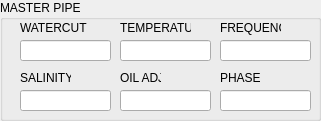
     <widget class="QGroupBox" name="groupBox_20">
      <property name="geometry">
       <rect>
        <x>10</x>
        <y>400</y>
        <width>321</width>
        <height>121</height>
       </rect>
      </property>
      <property name="title">
       <string>MASTER PIPE</string>
      </property>
      <property name="checkable">
       <bool>false</bool>
      </property>
      <property name="checked">
       <bool>false</bool>
      </property>
      <widget class="QLabel" name="label_19">
       <property name="geometry">
        <rect>
         <x>20</x>
         <y>20</y>
         <width>71</width>
         <height>16</height>
        </rect>
       </property>
       <property name="text">
        <string>WATERCUT</string>
       </property>
      </widget>
      <widget class="QLabel" name="label_20">
       <property name="geometry">
        <rect>
         <x>20</x>
         <y>70</y>
         <width>51</width>
         <height>16</height>
        </rect>
       </property>
       <property name="text">
        <string>SALINITY</string>
       </property>
      </widget>
      <widget class="QLabel" name="label_21">
       <property name="geometry">
        <rect>
         <x>120</x>
         <y>70</y>
         <width>41</width>
         <height>16</height>
        </rect>
       </property>
       <property name="text">
        <string>OIL ADJ</string>
       </property>
      </widget>
      <widget class="QLineEdit" name="lineEdit_20">
       <property name="geometry">
        <rect>
         <x>20</x>
         <y>40</y>
         <width>91</width>
         <height>21</height>
        </rect>
       </property>
       <property name="font">
        <font>
         <pointsize>14</pointsize>
         <weight>50</weight>
         <bold>false</bold>
         <strikeout>false</strikeout>
        </font>
       </property>
       <property name="mouseTracking">
        <bool>true</bool>
       </property>
       <property name="acceptDrops">
        <bool>true</bool>
       </property>
       <property name="inputMask">
        <string/>
       </property>
       <property name="text">
        <string/>
       </property>
       <property name="alignment">
        <set>Qt::AlignCenter</set>
       </property>
       <property name="readOnly">
        <bool>true</bool>
       </property>
       <property name="placeholderText">
        <string/>
       </property>
       <property name="clearButtonEnabled">
        <bool>false</bool>
       </property>
      </widget>
      <widget class="QLineEdit" name="lineEdit_21">
       <property name="geometry">
        <rect>
         <x>120</x>
         <y>90</y>
         <width>91</width>
         <height>21</height>
        </rect>
       </property>
       <property name="font">
        <font>
         <pointsize>14</pointsize>
         <weight>50</weight>
         <bold>false</bold>
         <strikeout>false</strikeout>
        </font>
       </property>
       <property name="mouseTracking">
        <bool>true</bool>
       </property>
       <property name="acceptDrops">
        <bool>true</bool>
       </property>
       <property name="inputMask">
        <string/>
       </property>
       <property name="text">
        <string/>
       </property>
       <property name="alignment">
        <set>Qt::AlignCenter</set>
       </property>
       <property name="readOnly">
        <bool>true</bool>
       </property>
       <property name="placeholderText">
        <string/>
       </property>
       <property name="clearButtonEnabled">
        <bool>false</bool>
       </property>
      </widget>
      <widget class="QLineEdit" name="lineEdit_22">
       <property name="geometry">
        <rect>
         <x>20</x>
         <y>90</y>
         <width>91</width>
         <height>21</height>
        </rect>
       </property>
       <property name="font">
        <font>
         <pointsize>14</pointsize>
         <weight>50</weight>
         <bold>false</bold>
         <strikeout>false</strikeout>
        </font>
       </property>
       <property name="mouseTracking">
        <bool>true</bool>
       </property>
       <property name="acceptDrops">
        <bool>true</bool>
       </property>
       <property name="inputMask">
        <string/>
       </property>
       <property name="text">
        <string/>
       </property>
       <property name="alignment">
        <set>Qt::AlignCenter</set>
       </property>
       <property name="readOnly">
        <bool>true</bool>
       </property>
       <property name="placeholderText">
        <string/>
       </property>
       <property name="clearButtonEnabled">
        <bool>false</bool>
       </property>
      </widget>
      <widget class="QLabel" name="label_27">
       <property name="geometry">
        <rect>
         <x>220</x>
         <y>20</y>
         <width>61</width>
         <height>16</height>
        </rect>
       </property>
       <property name="text">
        <string>FREQUENCY</string>
       </property>
      </widget>
      <widget class="QLabel" name="label_26">
       <property name="geometry">
        <rect>
         <x>120</x>
         <y>20</y>
         <width>71</width>
         <height>16</height>
        </rect>
       </property>
       <property name="text">
        <string>TEMPERATURE</string>
       </property>
      </widget>
      <widget class="QLineEdit" name="lineEdit_29">
       <property name="geometry">
        <rect>
         <x>120</x>
         <y>40</y>
         <width>91</width>
         <height>21</height>
        </rect>
       </property>
       <property name="font">
        <font>
         <pointsize>14</pointsize>
         <weight>50</weight>
         <bold>false</bold>
         <strikeout>false</strikeout>
        </font>
       </property>
       <property name="mouseTracking">
        <bool>true</bool>
       </property>
       <property name="acceptDrops">
        <bool>true</bool>
       </property>
       <property name="inputMask">
        <string/>
       </property>
       <property name="text">
        <string/>
       </property>
       <property name="alignment">
        <set>Qt::AlignCenter</set>
       </property>
       <property name="readOnly">
        <bool>true</bool>
       </property>
       <property name="placeholderText">
        <string/>
       </property>
       <property name="clearButtonEnabled">
        <bool>false</bool>
       </property>
      </widget>
      <widget class="QLineEdit" name="lineEdit_30">
       <property name="geometry">
        <rect>
         <x>220</x>
         <y>40</y>
         <width>91</width>
         <height>21</height>
        </rect>
       </property>
       <property name="font">
        <font>
         <pointsize>14</pointsize>
         <weight>50</weight>
         <bold>false</bold>
         <strikeout>false</strikeout>
        </font>
       </property>
       <property name="mouseTracking">
        <bool>true</bool>
       </property>
       <property name="acceptDrops">
        <bool>true</bool>
       </property>
       <property name="inputMask">
        <string/>
       </property>
       <property name="text">
        <string/>
       </property>
       <property name="alignment">
        <set>Qt::AlignCenter</set>
       </property>
       <property name="readOnly">
        <bool>true</bool>
       </property>
       <property name="placeholderText">
        <string/>
       </property>
       <property name="clearButtonEnabled">
        <bool>false</bool>
       </property>
      </widget>
      <widget class="QLineEdit" name="lineEdit_31">
       <property name="geometry">
        <rect>
         <x>220</x>
         <y>90</y>
         <width>91</width>
         <height>21</height>
        </rect>
       </property>
       <property name="font">
        <font>
         <pointsize>14</pointsize>
         <weight>50</weight>
         <bold>false</bold>
         <strikeout>false</strikeout>
        </font>
       </property>
       <property name="mouseTracking">
        <bool>true</bool>
       </property>
       <property name="acceptDrops">
        <bool>true</bool>
       </property>
       <property name="inputMask">
        <string/>
       </property>
       <property name="text">
        <string/>
       </property>
       <property name="alignment">
        <set>Qt::AlignCenter</set>
       </property>
       <property name="readOnly">
        <bool>true</bool>
       </property>
       <property name="placeholderText">
        <string/>
       </property>
       <property name="clearButtonEnabled">
        <bool>false</bool>
       </property>
      </widget>
      <widget class="QLabel" name="label_28">
       <property name="geometry">
        <rect>
         <x>220</x>
         <y>70</y>
         <width>41</width>
         <height>16</height>
        </rect>
       </property>
       <property name="text">
        <string>PHASE</string>
       </property>
      </widget>
     </widget>
